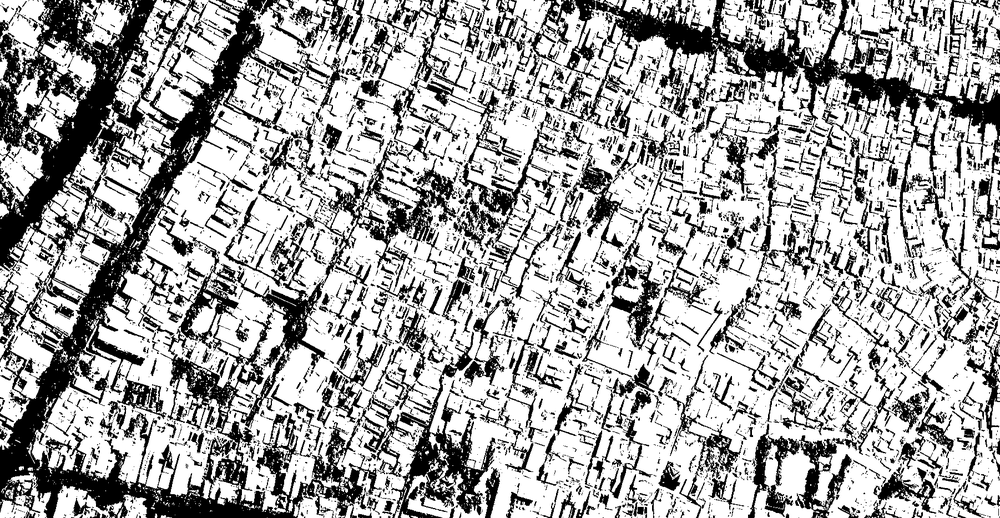
#> input picture result_bw.png, 1000 x 518 px, shrunk from 1802 x 934 before the run
$ python Inverter.py
#> lines starting #> are read from the running program, lines starting #| are printed output that depends on the picture
# Importing imagechops for using the invert() method
from PIL import Image, ImageChops

# Opening the test image, and saving it's object
img = Image.open('result_bw.png')
#> img is the input picture: PIL image 1000x518 L; min 0, max 255, mean 169.3

# Passing the image object to invert()
inv_img = ImageChops.invert(img)
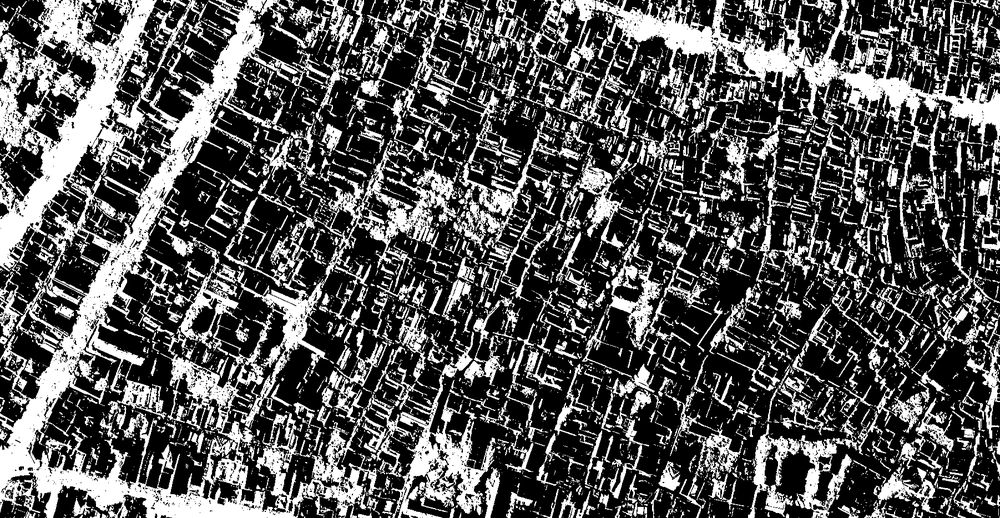
#> inv_img: PIL image 1000x518 L; min 0, max 255, mean 85.7

# Displaying the output image
inv_img.save("inverted.png")
